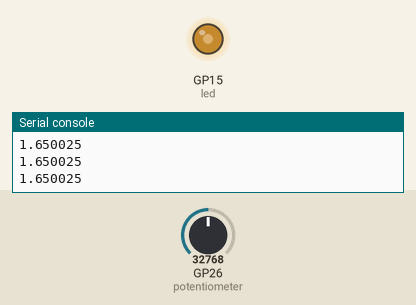
The program below on a simulated Raspberry Pi Pico running MicroPython. Shown: output pins drawn as LEDs (lit = HIGH), the last lines printed to the serial console. The inputs (shaded band) are chosen by the test bench; at power-on: GP26 (potentiometer) = 32768 (analog values on the 0–65535 scale).

Above: at 1.2 s.
1.3 s: GP26 (potentiometer) set to 45874
At 2.5 s:
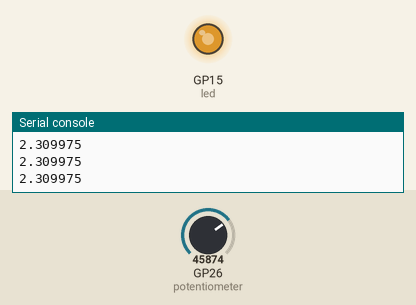
2.8 s: GP26 (potentiometer) set to 57670
At 3.7 s:
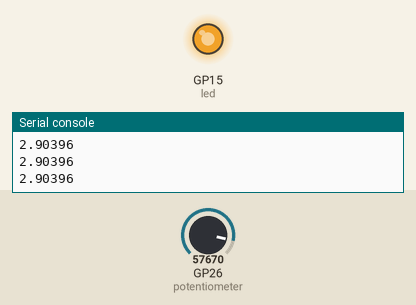
4.3 s: GP26 (potentiometer) set to 7864
At 5.0 s:
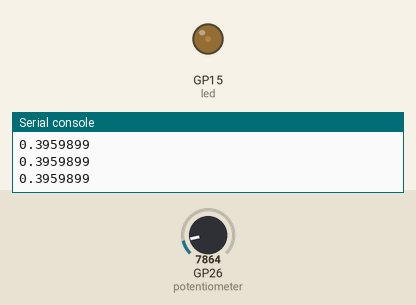
5.8 s: GP26 (potentiometer) set to 0
At 6.3 s:
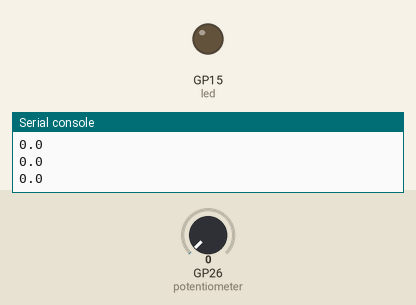
Timing chart, 0 to 8.3 s (numbered marks = the images above; inputs shaded):
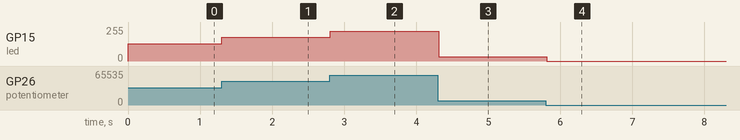

Measured:
- after the input at 1.3 s, GP15 (led): 128/255 → 178/255 at once
- after the input at 2.8 s, GP15 (led): 178/255 → 224/255 at once
- after the input at 4.3 s, GP15 (led): 224/255 → 31/255 at once
- after the input at 5.8 s, GP15 (led): 31/255 → 0/255 at once

The program:

Potentiometer.py
```python
import machine
import utime

#configure first channel
potentiometer = machine.ADC(26) #GP 26 should be used with analog digital converter (ADC)

led = machine.PWM(machine.Pin(15)) #activates PWM (pulse-width modulation) on GP 15 (channel 7)
led.freq(1000) #sets freqency of PWM on led to 1000 hz

conversion_factor = 3.3 / (65535) #voltage/ range of values = resolution in bits

#read the input
while True:
	voltage = potentiometer.read_u16() * conversion_factor
	#Note: read_u16 means that instead of a bool it should be looking for an unsigned 16-bit integer- a wide range of values

	led.duty_u16(potentiometer.read_u16()) #matches the potentiometer input to PWM output for the led
	#Note: duty (specified 0-100) is how many pulses are active per cycle (which is determined by frequency)

	print(voltage)
	utime.sleep_ms(100)
```
